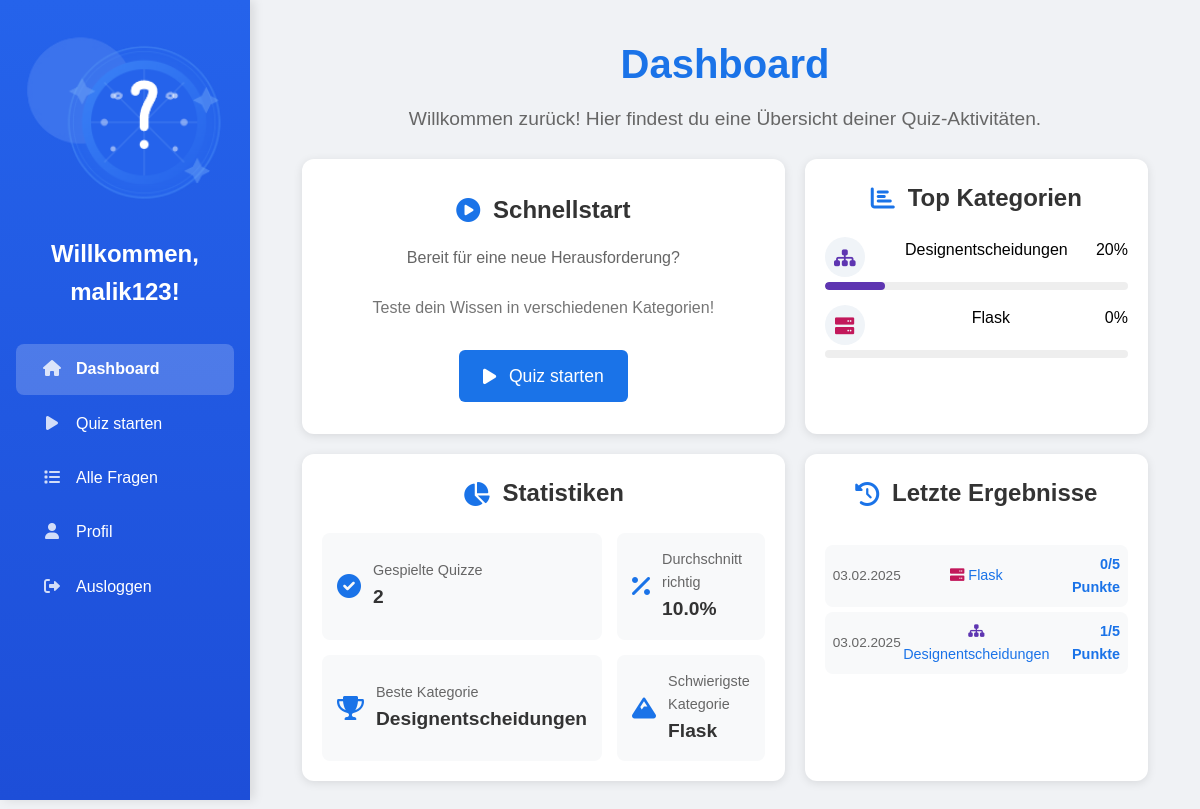
Screenshot of / (signed in) with the database file from the repository.
### app.py (models this page shows, shortened)
class User(db.Model):
    id = db.Column(db.Integer, primary_key=True)
    username = db.Column(db.String(80), unique=True, nullable=False)
    firstname = db.Column(db.String(80), nullable=False)
    lastname = db.Column(db.String(80), nullable=False)
    password_hash = db.Column(db.String(120), nullable=False)

class QuizResult(db.Model):
    id = db.Column(db.Integer, primary_key=True)
    user_id = db.Column(db.Integer, db.ForeignKey('user.id'), nullable=False)
    score = db.Column(db.Integer, nullable=False)
    category = db.Column(db.String(50))
    date = db.Column(db.DateTime, nullable=False, default=db.func.current_timestamp())
    answers = db.Column(db.Text)

### app.py (the view)
@app.route('/')
def index():
    if 'username' in session:
        user = get_current_user()
        if user is None:
            session.clear()
            return redirect(url_for('login'))
        return render_template('dashboard.html',
                            username=session['username'],
                            stats=get_user_stats(user.id),
                            top_categories=get_top_categories(user.id))
    return render_template('index.html')

### app.py (called while the page is built)
def get_current_user():
    if 'username' in session:
        return User.query.filter_by(username=session['username']).first()
    return None

def get_top_categories(user_id):
    categories = (QuizResult.query
                 .filter_by(user_id=user_id)
                 .with_entities(
                     QuizResult.category,
                     (db.func.avg(QuizResult.score) * 20).label('percentage')
                 )
                 .group_by(QuizResult.category)
                 .order_by(db.desc('percentage'))
                 .limit(3)
                 .all())
    if not categories:
        return [{'name': 'Keine Daten', 'percentage': 0}] * 3
    return [{
        'name': cat.category.capitalize(),
        'percentage': int(cat.percentage or 0)
    } for cat in categories]

@app.context_processor
def utility_processor():
    def get_user_results():
        if 'username' in session:
            user = User.query.filter_by(username=session['username']).first()
            if user is None:
                return []
            all_results = QuizResult.query.filter_by(user_id=user.id).order_by(QuizResult.date.desc()).all()
            return [result for result in all_results if len(json.loads(result.answers)) == 5]
        return []
    return dict(get_user_results=get_user_results)

### templates/dashboard.html (shortened to what this page needs)
<!DOCTYPE html>
<html>
<head>
    <link rel="stylesheet" href="{{ url_for('static', filename='css/base.css') }}">
    <link rel="stylesheet" href="{{ url_for('static', filename='css/components.css') }}">
    <link rel="stylesheet" href="{{ url_for('static', filename='css/dashboard.css') }}">
    <link rel="stylesheet" href="{{ url_for('static', filename='css/sidebar.css') }}">
    <link rel="stylesheet" href="https://cdnjs.cloudflare.com/ajax/libs/font-awesome/6.0.0/css/all.min.css">
</head>
<body class="dashboard-body">
    <div class="dashboard-container">
        {% include 'sidebar.html' %}
        <div class="main-content">
            <div class="dashboard-header">
                <h1>Dashboard</h1>
                <p class="subtitle">Willkommen zurück! Hier findest du eine Übersicht deiner Quiz-Aktivitäten.</p>
            </div>
            <div class="dashboard-grid">
                <div class="grid-card quick-start">
                    <h2><i class="fas fa-play-circle"></i> Schnellstart</h2>
                    <p>Bereit für eine neue Herausforderung?</p>
                    <p class="subtitle">Teste dein Wissen in verschiedenen Kategorien!</p>
                    <a href="{{ url_for('categories') }}" class="button start-button">
                        <i class="fas fa-play"></i> Quiz starten
                    </a>
                </div>
                <div class="grid-card top-categories">
                    <h2><i class="fas fa-chart-bar"></i> Top Kategorien</h2>
                    <div class="category-progress-list">
                        {% if top_categories %}
                            {% set category_icons = {
                                'python': 'code',
                                'full-stack': 'layer-group',
                                'github': 'code-branch',
                                'flask': 'server',
                                'designentscheidungen': 'sitemap',
                                'frontend': 'desktop',
                                'benutzeroberflächen': 'window-maximize',
                                'Zufällige fragen': 'random'
                            } %}
                            {% for category in top_categories %}
                            <div class="category-progress">
                                <div class="category-info">
                                    <div class="category-icon" data-category="{{ category.name|capitalize }}">
                                        <i class="fas fa-{{ category_icons.get(category.name|lower, 'question') }}"></i>
                                    </div>
                                    <span class="category-name">{{ category.name|capitalize }}</span>
                                    <span class="category-percentage">{{ category.percentage|round|int }}%</span>
                                </div>
                                <div class="progress-bar">
                                    <div class="progress" data-category="{{ category.name|capitalize }}" style="--progress-width: {{ category.percentage|round|int }}%"></div>
                                </div>
                            </div>
                            {% endfor %}
                        {% else %}
                            <p class="no-categories">Noch keine Kategorien gespielt</p>
                        {% endif %}
                    </div>
                </div>
                {% set stat_items = [
                    ('check-circle', 'Gespielte Quizze', stats.total_quizzes),
                    ('percentage', 'Durchschnitt richtig', stats.average_score ~ '%'),
                    ('trophy', 'Beste Kategorie', stats.best_category),
                    ('mountain', 'Schwierigste Kategorie', stats.hardest_category)
                ] %}
                <div class="grid-card statistics">
                    <h2><i class="fas fa-chart-pie"></i> Statistiken</h2>
                    <div class="stats-grid">
                        {% for icon, label, value in stat_items %}
                        <div class="stat-card">
                            <i class="fas fa-{{ icon }}"></i>
                            <div class="stat-info">
                                <span class="stat-label">{{ label }}</span>
                                <span class="stat-value">{{ value }}</span>
                            </div>
                        </div>
                        {% endfor %}
                    </div>
                </div>
                <div class="grid-card recent-results">
                    <div class="card-header">
                        <h2><i class="fas fa-history"></i> Letzte Ergebnisse</h2>
                    </div>
                    <div class="recent-list">
                        {% set results = get_user_results() %}
                        {% if results %}
                            {% for result in results[:5] %}
                            <a href="{{ url_for('show_result', result_id=result.id) }}" class="result-item">
                                <span class="date">{{ result.date.strftime('%d.%m.%Y') }}</span>
                                <span class="result-category" data-category="{{ result.category|capitalize }}">
                                    <i class="fas fa-{{ category_icons.get(result.category|lower, 'question') }}"></i>
                                    <span>{{ result.category|capitalize }}</span>
                                </span>
                                <span class="result-score">{{ result.score }}/5 Punkte</span>
                            </a>
                            {% endfor %}
                        {% else %}
                            <p class="no-results">Noch keine Quizze gespielt</p>
                        {% endif %}
                    </div>
                </div>
            </div>
        </div>
    </div>
</body>
</html>

### templates/sidebar.html
<div class="dashboard-sidebar">
    <div class="sidebar-header">
        <div class="logo-container">
            <img src="{{ url_for('static', filename='images/quiz-logo.png') }}" alt="Quiz App Logo" class="app-logo">
        </div>
        <div class="welcome-section">
            <h2>Willkommen{% if username %}, {{ username }}{% endif %}!</h2>
        </div>
    </div>
    <nav class="sidebar-nav">
        <a href="{{ url_for('index') }}" class="nav-item {{ 'active' if request.endpoint in ['index', None] }}">
            <div class="nav-icon"><i class="fas fa-home"></i></div>
            <span>Dashboard</span>
        </a>
        <a href="{{ url_for('categories') }}" class="nav-item {{ 'active' if request.endpoint == 'categories' }}">
            <div class="nav-icon"><i class="fas fa-play"></i></div>
            <span>Quiz starten</span>
        </a>
        <a href="{{ url_for('all_questions_categories') }}" class="nav-item {{ 'active' if request.endpoint == 'all_questions_categories' }}">
            <div class="nav-icon"><i class="fas fa-list"></i></div>
            <span>Alle Fragen</span>
        </a>
        <a href="{{ url_for('profile') }}" class="nav-item {{ 'active' if request.endpoint == 'profile' }}">
            <div class="nav-icon"><i class="fas fa-user"></i></div>
            <span>Profil</span>
        </a>
        <a href="{{ url_for('logout') }}" class="nav-item logout-btn">
            <div class="nav-icon"><i class="fas fa-sign-out-alt"></i></div>
            <span>Ausloggen</span>
        </a>
    </nav>
</div>

### static/css/base.css (style rules this page uses)
* { margin: 0; padding: 0; box-sizing: border-box; }
body { font-family: Arial, sans-serif; line-height: 1.6; background-color: #f0f2f5; min-height: 100vh; }
a { text-decoration: none; color: inherit; }

### static/css/components.css (style rules this page uses)
.button { display: inline-flex; align-items: center; padding: 0.8rem 1.5rem; background-color: #1a73e8; color: white; text-decoration: none; border-radius: 6px; border: none; font-size: 1rem; font-weight: 500; cursor: pointer; transition: background-color 0.3s ease; }
.dashboard-grid { display: grid; grid-template-columns: repeat(2, 1fr); gap: 20px; padding: 0 20px; }
.grid-card { background: white; border-radius: 12px; padding: 20px; box-shadow: 0 2px 10px rgba(0,0,0,0.1); }
.card-header { text-align: center; margin-bottom: 2rem; }
.grid-card h2 { color: #333; font-size: 1.5rem; font-weight: 600; display: flex; align-items: center; justify-content: center; gap: 0.8rem; }
.grid-card h2 i { color: #1a73e8; }
.nav-item { padding: 0.8rem 1.5rem; color: white; text-decoration: none; transition: background-color 0.3s; display: flex; align-items: center; }
.nav-icon { width: 24px; text-align: center; margin-right: 12px; }
.result-item { display: grid; grid-template-columns: 1fr 2fr 1fr; align-items: center; padding: 0.5rem; background: #f8f9fa; border-radius: 8px; margin-bottom: 0.3rem; transition: transform 0.3s ease; text-decoration: none; cursor: pointer; }
.date { color: #666; font-size: 0.85rem; }
.result-category { color: #1a73e8; font-weight: 500; text-align: center; text-transform: capitalize; font-size: 0.9rem; }
.result-score { color: #1a73e8; font-weight: 600; text-align: right; font-size: 0.9rem; }
.start-button { display: inline-flex; align-items: center; gap: 0.8rem; padding: 12px 24px; font-size: 1.1rem; background: #1a73e8; color: white; border-radius: 6px; text-decoration: none; transition: all 0.3s ease; margin-top: 20px; }
.category-progress-list { margin-top: 20px; }
.category-progress { margin-bottom: 15px; }
.category-info { display: flex; justify-content: space-between; margin-bottom: 5px; }
.progress-bar { background: #eee; height: 8px; border-radius: 4px; overflow: hidden; }
.progress { background: #1a73e8; height: 100%; border-radius: 4px; transition: width 0.3s ease; }
.recent-list { max-height: none; overflow: visible; }

### static/css/dashboard.css (style rules this page uses)
.dashboard-body { background-color: #f0f2f5; margin: 0; min-height: 100vh; }
.dashboard-container { display: flex; min-height: 100vh; }
.main-content { flex: 1; margin-left: 250px; padding: 2rem; }
.dashboard-header { text-align: center; margin-bottom: 1.5rem; }
.dashboard-header h1 { color: #1a73e8; font-size: 2.5rem; margin-bottom: 0.5rem; }
.dashboard-header .subtitle { color: #666; font-size: 1.2rem; }
.category-icon { width: 40px; height: 40px; background: #f0f4f8; border-radius: 50%; display: flex; align-items: center; justify-content: center; margin-right: 12px; }
.category-icon i { font-size: 1.2rem; }
[data-category="Flask"] i { color: #c2185b; }
[data-category="Designentscheidungen"] i { color: #5e35b1; }
.category-icon[data-category="Flask"] i, .result-category[data-category="Flask"] i { color: #c2185b; }
.category-icon[data-category="Designentscheidungen"] i, .result-category[data-category="Designentscheidungen"] i { color: #5e35b1; }
.progress[data-category="Designentscheidungen"] { background-color: #5e35b1; }
.progress { width: var(--progress-width); }
.quick-start { text-align: center; padding: 2rem; background: white; }
.quick-start h2 { color: #333; margin-bottom: 1rem; }
.quick-start p { color: #666; margin-bottom: 1.5rem; }
.quick-start .subtitle { opacity: 0.9; margin: 10px 0; }
.stats-grid { display: grid; grid-template-columns: repeat(2, 1fr); gap: 15px; margin-top: 20px; }
.stat-card { background: #f8f9fa; padding: 15px; border-radius: 8px; display: flex; align-items: center; }
.stat-card i { font-size: 24px; color: #1a73e8; margin-right: 12px; }
.stat-info { display: flex; flex-direction: column; }
.stat-label { font-size: 0.9rem; color: #666; }
.stat-value { font-size: 1.2rem; font-weight: 600; color: #333; }

### rows the page displays
User: username "malik123"
QuizResult: name "Flask", percentage "0", date "03.02.2025", category "Flask", score "0"
QuizResult: date "03.02.2025", category "Designentscheidungen", score "1"

### other values shown
{{ category.name|capitalize }} "Designentscheidungen"
{{ category.percentage|round|int }} "20"
{{ label }} "Gespielte Quizze" "Durchschnitt richtig" "Beste Kategorie" "Schwierigste Kategorie"
{{ value }} "2" "10.0%" "Designentscheidungen" "Flask"
